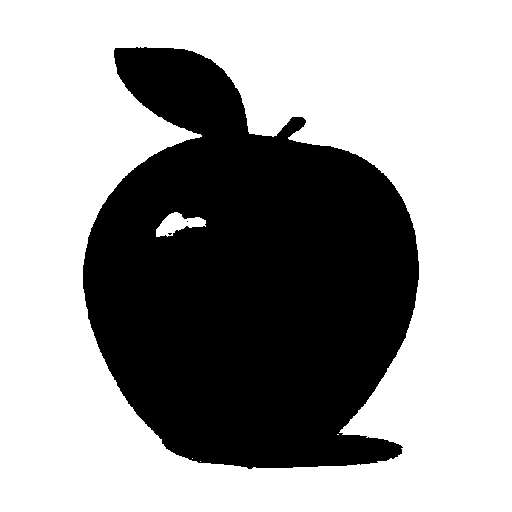
#> input picture pomme_nb.png, 512 x 512 px
$ python main.py
#> lines starting #> are read from the running program, lines starting #| are printed output that depends on the picture; after the words box and inside, x2 and y2 are one past the last pixel; in counts of white or black regions, pixels touching at a corner belong together
from PIL import Image


class noeud:

    def __init__(self, image, cadre,prof):
        self.cadre = cadre  # tuple avec les coordonnées du cadre du noeud
        self.fils = []  # a des fils si pas une image unicolore
        self.img = image  # recadrage de l'image du noeud
        self.val=0
        self.prof=prof
    def cadre(self):
        return self.cadre
    def val(self):
        return self.val
    def prof(self):
        return self.prof
    def division(self):
        left, top, L, H = self.cadre  # coordonnées point haut gauche et point bas droit
        # coordonnées absolues
        Largeur = int((L - left) / 2)
        Hauteur = int((H - top) / 2)
        mil_x = left + Largeur  # milieu vertical du cadre
        mil_y = top + Hauteur  # milieu horizontal du cadre

        gh = noeud(self.img.crop((0, 0, Largeur, Hauteur)), (left, top, mil_x, mil_y),self.prof+1)  # fils nw
        dh = noeud(self.img.crop((Largeur, 0, 2 * Largeur, Hauteur)), (mil_x, top, L, mil_y),self.prof+1)  # fils ne
        gb = noeud(self.img.crop((0, Hauteur, Largeur, 2 * Hauteur)), (left, mil_y, mil_x, H),self.prof+1)  # fils sw
        db = noeud(self.img.crop((Largeur, Hauteur, 2 * Largeur, 2 * Hauteur)), (mil_x, mil_y, L, H),self.prof+1)  # fils se
        self.fils = [gh, dh, gb, db]  # liste des fils

    def color(self):
        """
        retourne 0 si blanc 1 si noir et 2 si ni noir ni blanc (mélange de pixels noirs et blancs)
        """
        colors = [(255, 255, 255), (0, 0, 0)]
        L, H = self.img.size
        prempix = self.img.getpixel((0, 0))[0:3]
        for i in range(0, L):
            for j in range(0, H):
                if self.img.getpixel((i, j))[0:3] != prempix:
                    return 2
        return colors.index(prempix)  # retourne l'index de la couleur dans le tableau colors.


# Pour le quadtree, on choisit de le représenter avec une liste à 4 éléments : si le cadran est blanc on met un 0, si le cadran est noir un 1, sinon, une autre liste à 4 éléments.
# Attention si l'image est complètement blanche ou noire à la base, on renverra 0 ou 1, qui n'est pas une liste.
# si tu veux reconstruire ton image, tu auras éventuellement à modifier le type du quadtree.

def build_quadtree(noeud):  # construit l'arbre à partir d'une image, en divisant le noeud inséré en quatre récursivement, si ce n'est pas une feuille
    x, y, L, H = noeud.cadre
    couleur = noeud.color()
    if couleur == 0:
        noeud.val=0
        return [noeud.cadre, noeud.val,noeud.prof]
    elif couleur == 1:
        noeud.val=1
        return [noeud.cadre, noeud.val,noeud.prof]
    else:
        cadr=noeud.cadre
        noeud.division()
        return [build_quadtree(fils) for fils in noeud.fils]+[cadr] #  cadr --> cadre du noeud pére
#à partir de l'ENORME liste renvoyé par la fonction build_quadtree on va pouvoir construire l'image compressé

def build_quadtreeimg(L,profondeur,image):              #construit l'image compressé selon le niveau de profondeur
    clr=[(255,255,255),(0,0,0)]
    img=image
    pf=profondeur
    for O in range (len(L)-1):
        pf-=1
        if testlst(L[O]) :                              #permet de savoir si c'est une feuille ou pas
            if pf<=0:
                cdr=L[O][4]                             #renvoie au cadre du bloc de pixel (j'ai rajouté à chaque liste de fils un 5 elts qui est un tuple représentant le cadre du noeud pére)
                for i in range(cdr[0],int((cdr[2]+1))):
                    for j in range(cdr[1],int((cdr[3]+1))):
                        img.putpixel((i,j),(128,128,128))
            else:
                build_quadtreeimg(L[O],pf,image)        #descends au niveau de profondeur suivant
        else:  # le noeud est une feuille
            cd=L[O][0]
            for i in range(cd[0],cd[2]+1):                 #rajoute le bloc de pixels noir ou blanc

                for j in range(cd[1], cd[3]+1):
                    img.putpixel((i,j),clr[L[O][1]])
    return img


def testlst(L):                                 #vérifie si c'est une liste, le is list ne marchait pas, peut être parcequ'il y'avait trop d'info
    txt=str(L)
    n=0
    for elt in txt:
        if elt =="[":
            n+=1
    return n>1


def unbuild_quadtree(noeud):
    pass


image = Image.open("pomme_nb.png")
#> image is the input picture: PIL image 512x512 RGBA; mean R, G, B, A 159.3, 159.3, 159.3, 255


image.show()

Noeud = noeud(image, (0, 0, *image.size),0)
L=build_quadtree(Noeud)
#> in color, `prempix = self.img.getpixel((0, 0))[0:3]`: prempix = (255, 255, 255)
#> in __init__ (call 7), `self.img = image  # recadrage de l'image du noeud`:
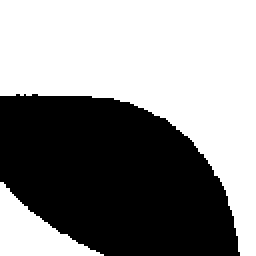
#> self.img: PIL image 128x128 RGBA (shown 2 times larger); mean R, G, B, A 140.7, 140.7, 140.7, 255
#> in __init__ (call 10), `self.img = image  # recadrage de l'image du noeud`: self.img: PIL image 64x64 RGBA; every value is 255
#> in __init__ (call 13), `self.img = image  # recadrage de l'image du noeud`:
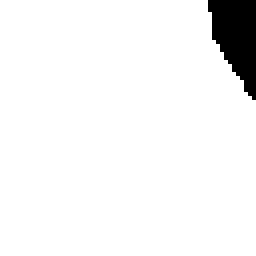
#> self.img: PIL image 64x64 RGBA (shown 4 times larger); mean R, G, B, A 242.7, 242.7, 242.7, 255
#> in __init__ (call 14), `self.img = image  # recadrage de l'image du noeud`: self.img: PIL image 32x32 RGBA; every value is 255
#> in __init__ (call 18), `self.img = image  # recadrage de l'image du noeud`: self.img: PIL image 16x16 RGBA; every value is 255
#> in __init__ (call 21), `self.img = image  # recadrage de l'image du noeud`:
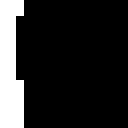
#> self.img: PIL image 16x16 RGBA (shown 8 times larger); mean R, G, B, A 39.8, 39.8, 39.8, 255
#> L = 5 items
print(L)
#> (printed output is left out)
images=Image.new("RGB",(513,513)) #nouveau support
#> images: PIL image 513x513 RGB; every value is 0
img=build_quadtreeimg(L,15,images)
#> the loop in build_quadtreeimg, `for O in range (len(L)-1):` made 4 passes
#> (cd, cdr) on pass 1: ((136, 88, 144, 96), (132, 92, 136, 96))
#> pass 1, in build_quadtreeimg (call 4), `img=image`:
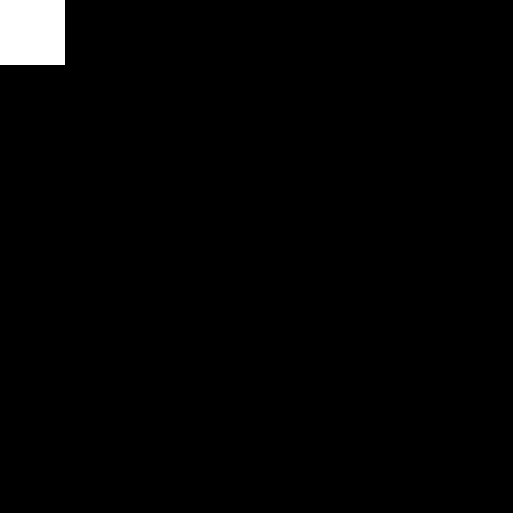
#> img: PIL image 513x513 RGB; 1.6% white; 1 white region, box (x1, y1, x2, y2) and area: (0, 0, 65, 65) 4225
#> pass 1, in build_quadtreeimg (call 5), `img=image`:
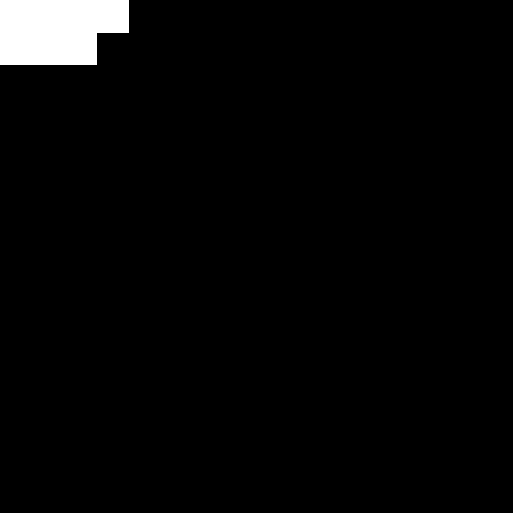
#> img: PIL image 513x513 RGB; 2.8% white; 1 white region, box (x1, y1, x2, y2) and area: (0, 0, 129, 65) 7361
#> pass 1, in build_quadtreeimg (call 6), `img=image`:
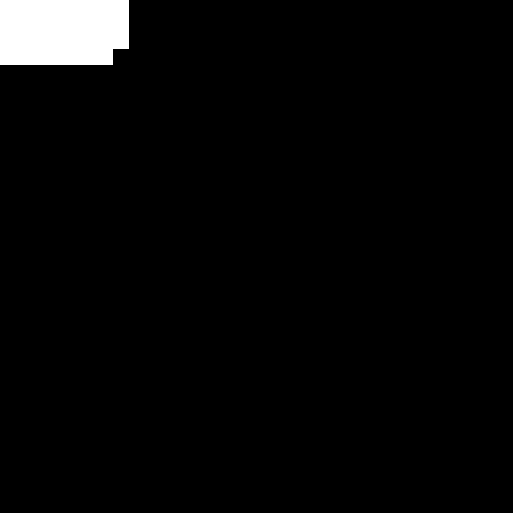
#> img: PIL image 513x513 RGB; 3.1% white; 1 white region, box (x1, y1, x2, y2) and area: (0, 0, 129, 65) 8129
#> after the loop in build_quadtreeimg, `for O in range (len(L)-1):`:
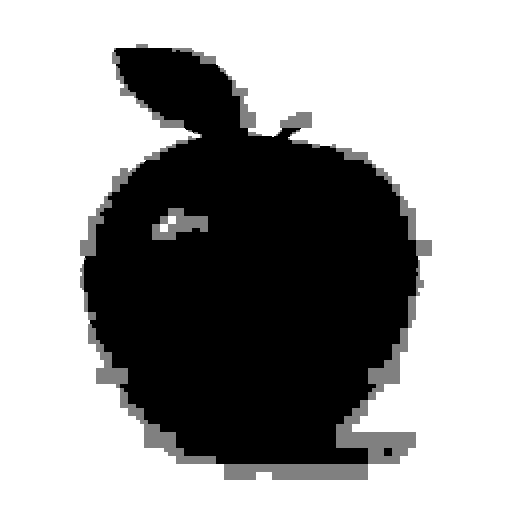
#> img: PIL image 513x513 RGB; min 0, max 255, mean 159

img.show()

# si checkez les infos de l'image vous allez remarquer que la taille diminue de moitier bien sur selon le niveau de profondeur
